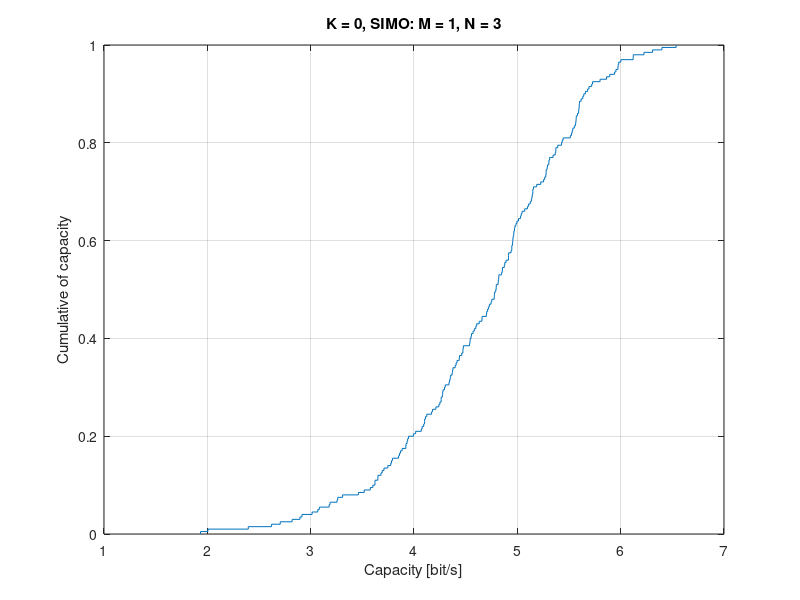

This chart was generated by the following MATLAB code:
% H: N X M?

% H_los: all elements equal to 1

% SNR: N=1 for all antenna -> SNR = P (remember to convert from dB to units)
% to find linear from dB: x = 10^(dB/10)

% dB = 10*log_10(x)

% generate H using randN

% ES 2
% Compute and plot separately the CDF of capacity for the case of SIMO fading
% (K = 0) channel at 10 dB SNR, with N = 3 receive antennas.

% SIMO fading
N = 3;
M = 1;

total_iterations = 200;

Capacities = zeros(1, total_iterations);

for j = 1:total_iterations
    % H must be complex
    H = (1/sqrt(2))* (randn(N, M) + 1i*randn(N, M));
        
    Identity_N = eye(N);
    Identity_M = eye(M);
    
    P = 10;
    Q = (P/M)*Identity_M;
    
    trace_Q = trace(Q);
    
    Capacities(j) = log2(det(Identity_N + H*Q*ctranspose(H)));
end

cdfplot(Capacities)
xlabel("Capacity [bit/s]")
ylabel("Cumulative of capacity")
title('K = 0, SIMO: M = 1, N = 3')

